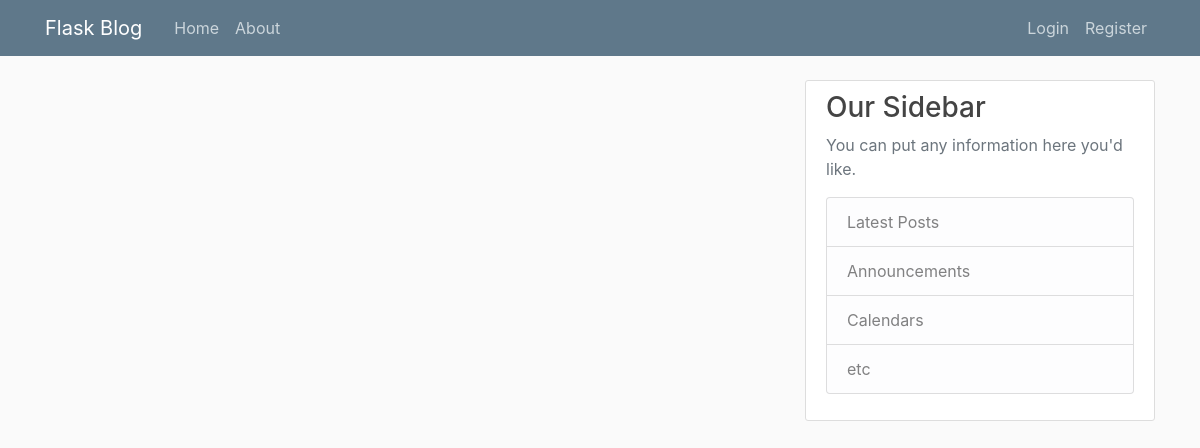
Page /home on the earlier database version.
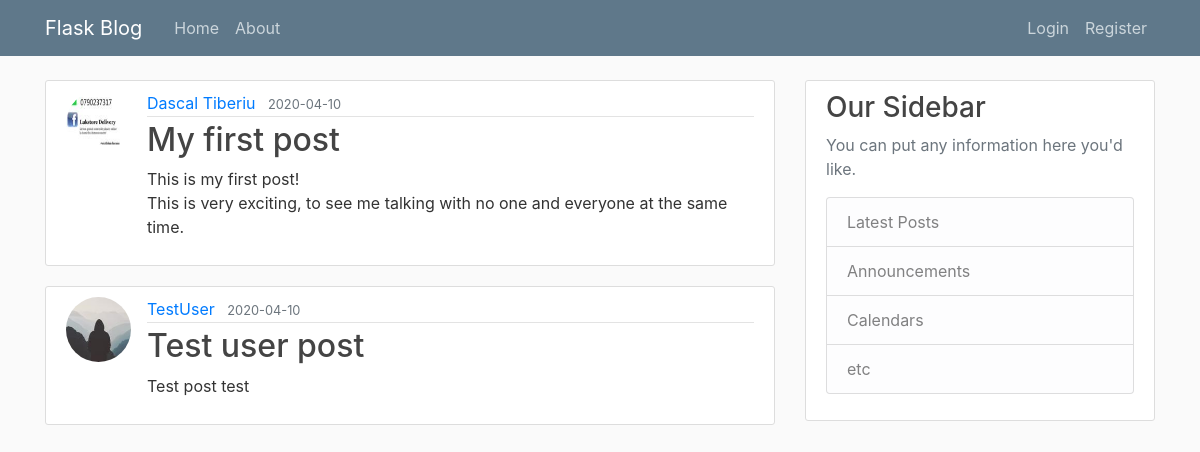
Same page on the later database version.
### flaskblog/models.py (models this page shows, shortened)
class Post(db.Model):
    id = db.Column(db.Integer, primary_key=True)
    title = db.Column(db.String(100), nullable=False)
    date_posted = db.Column(db.DateTime, nullable=False, default=datetime.utcnow)
    content = db.Column(db.Text, nullable=False)
    user_id = db.Column(db.Integer, db.ForeignKey('user.id'), nullable=False)

class User(db.Model, UserMixin):
    id = db.Column(db.Integer, primary_key=True)
    username = db.Column(db.String(20), unique=True, nullable=False)
    email = db.Column(db.String(120), unique=True, nullable=False)
    image_file = db.Column(db.String(20), nullable=False, default='default.jpg')
    password = db.Column(db.String(60),nullable=False)
    posts = db.relationship('Post', backref='author', lazy=True)

### flaskblog/routes.py (the view)
@app.route("/")
@app.route("/home")
def home():
    posts = Post.query.all()
    return render_template('home.html', posts=posts)

### flaskblog/templates/home.html
{% extends "layout.html" %}
{% block content %}
    {% for post in posts %}
        <article class="media content-section">
          <img class="rounded-circle article-img" src="{{ url_for('static', filename='profile_pics/' + post.author.image_file) }}">
          <div class="media-body">
            <div class="article-metadata">
              <a class="mr-2" href="#">{{ post.author.username }}</a>
              <small class="text-muted">{{ post.date_posted.strftime('%Y-%m-%d') }}</small>
            </div>
            <h2><a class="article-title" href="{{ url_for('post', post_id=post.id) }}">{{ post.title }}</a></h2>
            <p class="article-content">{{ post.content }}</p>
          </div>
        </article>
    {% endfor %}
{% endblock content %}

### flaskblog/templates/layout.html (shortened to what this page needs)
<!doctype html>
<html lang="en">
  <head>
    <link rel="stylesheet" href="https://stackpath.bootstrapcdn.com/bootstrap/4.3.1/css/bootstrap.min.css">
    <link rel="stylesheet" type="text/css" href="{{ url_for('static', filename='main.css') }}">
  </head>
  <body>
    <header class="site-header">
    <nav class="navbar navbar-expand-md navbar-dark bg-steel fixed-top">
        <div class="container">
        <a class="navbar-brand mr-4" href="/">Flask Blog</a>
        <div class="collapse navbar-collapse" id="navbarToggle">
            <div class="navbar-nav mr-auto">
                <a class="nav-item nav-link" href="{{ url_for('home') }}">Home</a>
                <a class="nav-item nav-link" href="{{ url_for('about') }}">About</a>
            </div>
            <div class="navbar-nav">
                {% if current_user.is_authenticated %}
                    <a class="nav-item nav-link" href="{{ url_for('new_post') }}">New Post</a>
                    <a class="nav-item nav-link" href="{{ url_for('account') }}">Account</a>
                    <a class="nav-item nav-link" href="{{ url_for('logout') }}">Logout</a>
                {% else %}
                    <a class="nav-item nav-link" href="{{ url_for('login') }}">Login</a>
                    <a class="nav-item nav-link" href="{{ url_for('register') }}">Register</a>
                {% endif %}
            </div>
        </div>
        </div>
    </nav>
    </header>
    <main role="main" class="container">
    <div class="row">
        <div class="col-md-8">
        {% block content %}{% endblock %}
        </div>
        <div class="col-md-4">
        <div class="content-section">
            <h3>Our Sidebar</h3>
            <p class='text-muted'>You can put any information here you'd like.
            <ul class="list-group">
                <li class="list-group-item list-group-item-light">Latest Posts</li>
                <li class="list-group-item list-group-item-light">Announcements</li>
                <li class="list-group-item list-group-item-light">Calendars</li>
                <li class="list-group-item list-group-item-light">etc</li>
            </ul>
            </p>
        </div>
        </div>
    </div>
    </main>
  </body>
</html>

### flaskblog/static/main.css (style rules this page uses)
body { background: #fafafa; color: #333333; margin-top: 5rem; }
h1, h2, h3, h4, h5, h6 { color: #444444; }
.bg-steel { background-color: #5f788a; }
.site-header .navbar-nav .nav-link { color: #cbd5db; }
.content-section { background: #ffffff; padding: 10px 20px; border: 1px solid #dddddd; border-radius: 3px; margin-bottom: 20px; }
.article-title { color: #444444; }
.article-content { white-space: pre-line; }
.article-img { height: 65px; width: 65px; margin-right: 16px; }
.article-metadata { padding-bottom: 1px; margin-bottom: 4px; border-bottom: 1px solid #e3e3e3 }

Differences in the rows shown:
added Post: image_file (picture), author.username "Dascal Tiberiu", date_posted "2020-04-10", title "My first post", content "This is my first post! This is very exciting, to see me talking with no one and everyone at the same time."
added Post: image_file (picture), author.username "TestUser", date_posted "2020-04-10", title "Test user post", content "Test post test"
